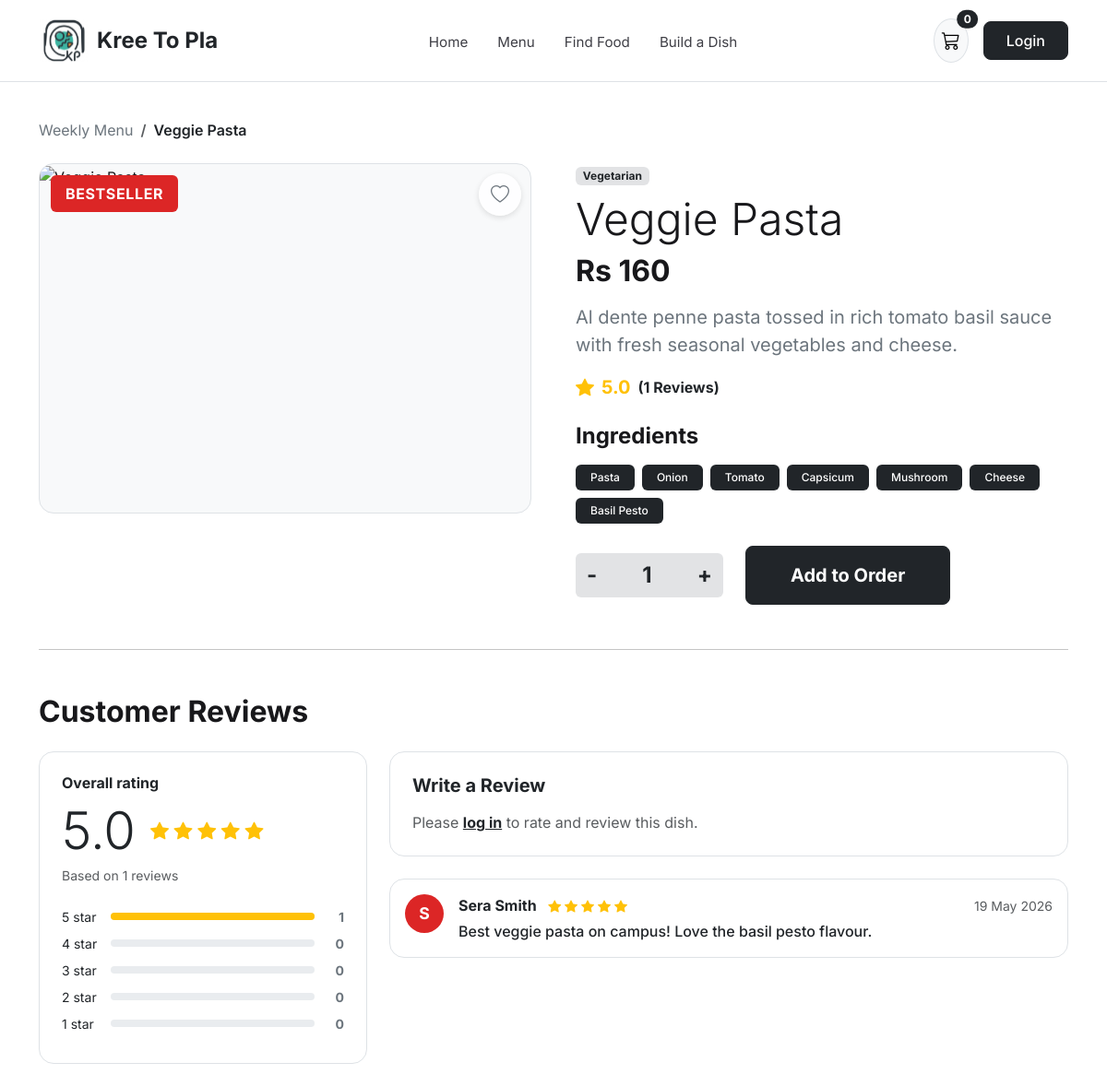
Page /dish.php?id=2 on the committed database.
### tables this page shows
CREATE TABLE Dish (
  dish_id     INT UNSIGNED AUTO_INCREMENT PRIMARY KEY,
  dish_name   VARCHAR(150) NOT NULL,
  description TEXT NULL,
  type        ENUM('Vegetarian', 'Vegan', 'Non-Vegetarian') NOT NULL,
  base_price  DECIMAL(10,2) NOT NULL,
  bestseller  BOOLEAN NOT NULL DEFAULT FALSE,
  image_url   VARCHAR(255) NULL,
  is_active   BOOLEAN NOT NULL DEFAULT TRUE,
  CONSTRAINT ck_dish_price CHECK (base_price >= 0)
);

CREATE TABLE Ingredient (
  ingredient_id   INT UNSIGNED AUTO_INCREMENT PRIMARY KEY,
  ingredient_name VARCHAR(150) NOT NULL,
  category        ENUM('Base', 'Protein', 'Vegetable', 'Sauce', 'Other') NOT NULL DEFAULT 'Vegetable',
  price           DECIMAL(10,2) NOT NULL DEFAULT 25.00,
  allergy_info    TEXT NULL,
  is_available    BOOLEAN NOT NULL DEFAULT TRUE,
  CONSTRAINT ck_ingredient_price CHECK (price >= 0)
);

CREATE TABLE Review (
  review_id   INT UNSIGNED AUTO_INCREMENT PRIMARY KEY,
  review_date DATETIME NOT NULL DEFAULT CURRENT_TIMESTAMP,
  rating      INT NOT NULL CHECK (rating BETWEEN 1 AND 5),
  comment     TEXT NULL,
  user_id     INT UNSIGNED NOT NULL,
  dish_id     INT UNSIGNED NOT NULL,
  is_visible  BOOLEAN NOT NULL DEFAULT TRUE,
  CONSTRAINT fk_review_customer
    FOREIGN KEY (user_id) REFERENCES Customer (user_id)
    ON DELETE CASCADE,
  CONSTRAINT fk_review_dish
    FOREIGN KEY (dish_id) REFERENCES Dish (dish_id)
    ON DELETE CASCADE
);

CREATE TABLE `User` (
  user_id       INT UNSIGNED AUTO_INCREMENT PRIMARY KEY,
  name          VARCHAR(100) NOT NULL,
  email         VARCHAR(254) NOT NULL UNIQUE,
  phone         VARCHAR(25) NULL,
  password_hash VARCHAR(255) NOT NULL,
  created_at    DATETIME NOT NULL DEFAULT CURRENT_TIMESTAMP
);

### includes/security.php (called while the page is built, shortened)
<?php
function e(mixed $value): string
{
    return htmlspecialchars((string) ($value ?? ''), ENT_QUOTES | ENT_SUBSTITUTE, 'UTF-8');
}
function isLoggedIn(): bool
{
    return !empty($_SESSION['user_id']);
}

### dish.php (the view, shortened to what this page needs)
<?php
require_once __DIR__ . '/includes/security.php';
$dishId = filter_input(INPUT_GET, 'id', FILTER_VALIDATE_INT) ?: 1;
$stmt = $pdo->prepare('
    SELECT d.*, COALESCE(mi.price, d.base_price) AS display_price
    FROM Dish d
    LEFT JOIN Menu m ON m.is_published = TRUE
    LEFT JOIN Menu_item mi ON d.dish_id = mi.dish_id AND mi.menu_id = m.menu_id
    WHERE d.dish_id = :did AND d.is_active = TRUE
    ORDER BY m.week_start DESC
    LIMIT 1
');
$stmt->execute([':did' => $dishId]);
$dish = $stmt->fetch();
$ingStmt = $pdo->prepare('
    SELECT i.ingredient_name, i.allergy_info
    FROM Ingredient i
    INNER JOIN Dish_ingredient di ON i.ingredient_id = di.ingredient_id
    WHERE di.dish_id = :did
');
$ingStmt->execute([':did' => $dishId]);
$ingredients = $ingStmt->fetchAll();
$isFav = false;
$revStmt = $pdo->prepare('
    SELECT r.review_id, r.rating, r.comment, r.review_date, u.name AS reviewer_name
    FROM Review r
    INNER JOIN `User` u ON r.user_id = u.user_id
    WHERE r.dish_id = :did AND r.is_visible = TRUE
    ORDER BY r.review_date DESC
');
$revStmt->execute([':did' => $dishId]);
$reviews = $revStmt->fetchAll();
$totalReviews = count($reviews);
$starCounts   = [5 => 0, 4 => 0, 3 => 0, 2 => 0, 1 => 0];
$sumRatings   = 0;
foreach ($reviews as $rev) {
    $r = (int) $rev['rating'];
    if (isset($starCounts[$r])) {
        $starCounts[$r]++;
    }
    $sumRatings += $r;
}
$avgRating = $totalReviews > 0 ? round($sumRatings / $totalReviews, 1) : 0.0;
require_once __DIR__ . '/includes/header.php';
?>
<div class="container py-4">
    <nav aria-label="breadcrumb" class="mb-4">
        <ol class="breadcrumb small">
            <li class="breadcrumb-item"><a href="menu.php" class="text-secondary text-decoration-none">Weekly Menu</a></li>
            <li class="breadcrumb-item active text-dark fw-semibold" aria-current="page"><?= e($dish['dish_name']) ?></li>
        </ol>
    </nav>
    <div class="row g-5 align-items-start mb-5 kp-qty-scope">
        <div class="col-lg-6">
            <div class="position-relative rounded-4 overflow-hidden border bg-light" style="height: 380px;">
                <?php if ($dish['bestseller']): ?>
                    <span class="kp-bestseller-badge fs-6 px-3 py-2">BESTSELLER</span>
                <?php endif; ?>
                <form method="POST" action="process_action.php">
                    <button type="submit" class="kp-fav-btn" style="width:46px;height:46px;" title="<?= $isFav ? 'Remove from favourites' : 'Save to favourites' ?>" aria-label="Toggle favourite">
                        <i class="bi <?= $isFav ? 'bi-heart-fill text-danger' : 'bi-heart text-secondary' ?> fs-5"></i>
                    </button>
                </form>
            </div>
        </div>
        <div class="col-lg-6">
            <span class="badge bg-secondary-subtle text-dark mb-2"><?= e($dish['type']) ?></span>
            <h1 class="fw-extrabold display-5 mb-2"><?= e($dish['dish_name']) ?></h1>
            <h2 class="fw-bold mb-3">Rs <?= number_format((float) $dish['display_price'], 0) ?></h2>
            <p class="fs-5 text-secondary mb-3"><?= e($dish['description']) ?></p>
            <div class="d-flex align-items-center gap-2 mb-4">
                <i class="bi bi-star-fill text-warning fs-5"></i>
                <span class="fw-bold fs-5 text-warning"><?= number_format($avgRating, 1) ?></span>
                <a href="#reviews" class="text-dark fw-bold text-decoration-none">(<?= $totalReviews ?> Reviews)</a>
            </div>
            <h4 class="fw-bold mb-3">Ingredients</h4>
            <div class="d-flex flex-wrap gap-2 mb-4">
                <?php foreach ($ingredients as $ing): ?>
                    <span class="badge bg-dark text-white px-3 py-2 rounded-2 fw-medium">
                        <?= e($ing['ingredient_name']) ?>
                    </span>
                <?php endforeach; ?>
            </div>
            <form method="POST" action="process_action.php" class="d-flex flex-wrap align-items-center gap-4 mt-4">
                <div class="input-group kp-qty-box" style="width: 160px;">
                    <button type="button" class="btn btn-secondary bg-secondary-subtle text-dark border-0 fw-bold fs-4 js-qty-step" data-step="-1">-</button>
                    <input type="text" name="quantity" class="form-control text-center fw-bold fs-4 bg-secondary-subtle border-0 js-dish-qty" value="1" readonly>
                    <button type="button" class="btn btn-secondary bg-secondary-subtle text-dark border-0 fw-bold fs-4 js-qty-step" data-step="1">+</button>
                </div>
                <button type="submit" class="btn btn-dark btn-lg px-5 py-3 rounded-3 fw-bold">Add to Order</button>
            </form>
        </div>
    </div>
    <hr class="my-5" id="reviews">
    <h2 class="fw-bold mb-4">Customer Reviews</h2>
    <div class="row g-4">
        <div class="col-lg-4">
            <div class="card border rounded-4 p-4 h-100">
                <h6 class="fw-bold mb-2">Overall rating</h6>
                <div class="d-flex align-items-center gap-3 mb-1">
                    <span class="display-4 fw-extrabold"><?= number_format($avgRating, 1) ?></span>
                    <div class="text-warning fs-5">
                        <?php for ($i = 1; $i <= 5; $i++): ?>
                            <i class="bi <?= $i <= round($avgRating) ? 'bi-star-fill' : 'bi-star' ?>"></i>
                        <?php endfor; ?>
                    </div>
                </div>
                <p class="text-muted small mb-4">Based on <?= $totalReviews ?> reviews</p>
                <?php for ($star = 5; $star >= 1; $star--):
                    $cnt = $starCounts[$star];
                    $pct = $totalReviews > 0 ? round(($cnt / $totalReviews) * 100) : 0;
                ?>
                    <div class="d-flex align-items-center gap-2 mb-2 small">
                        <span style="width: 45px;"><?= $star ?> star</span>
                        <div class="progress flex-grow-1" style="height: 8px;">
                            <div class="progress-bar bg-warning" role="progressbar" style="width: <?= $pct ?>%"></div>
                        </div>
                        <span class="fw-bold text-secondary" style="width: 24px; text-align:right;"><?= $cnt ?></span>
                    </div>
                <?php endfor; ?>
            </div>
        </div>
        <div class="col-lg-8">
            <div class="card border rounded-4 p-4 mb-4">
                <h5 class="fw-bold mb-3">Write a Review</h5>
                <?php if (isLoggedIn()): ?>
                    <form method="POST" action="dish.php?id=<?= (int) $dish['dish_id'] ?>">
                        <?= csrfInput() ?>
                        <input type="hidden" name="form_action" value="submit_review">
                        <div class="mb-3">
                            <label class="form-label small text-muted d-block">Your rating</label>
                            <div class="d-flex gap-3">
                                <?php for ($s = 5; $s >= 1; $s--): ?>
                                    <div class="form-check form-check-inline">
                                        <input class="form-check-input" type="radio" name="rating" id="star<?= $s ?>" value="<?= $s ?>" <?= $s === 5 ? 'checked' : '' ?>>
                                        <label class="form-check-label fw-semibold" for="star<?= $s ?>">
                                            <?= $s ?> <i class="bi bi-star-fill text-warning"></i>
                                        </label>
                                    </div>
                                <?php endfor; ?>
                            </div>
                        </div>
                        <div class="mb-3">
                            <textarea name="comment" rows="3" class="form-control" placeholder="Share your experience with this dish..." required></textarea>
                        </div>
                        <button type="submit" class="btn btn-dark px-4 py-2 fw-semibold">Submit Review</button>
                    </form>
                <?php else: ?>
                    <p class="text-muted mb-0">Please <a href="auth.php" class="fw-bold text-dark">log in</a> to rate and review this dish.</p>
                <?php endif; ?>
            </div>
            <?php if (empty($reviews)): ?>
                <div class="text-muted">No reviews yet for this dish. Be the first to review!</div>
            <?php else: ?>
                <?php
                $avatarColors = ['#dc2626', '#2563eb', '#059669', '#7c3aed', '#d97706'];
                foreach ($reviews as $idx => $rev):
                    $initial = strtoupper(substr(trim($rev['reviewer_name']), 0, 1));
                    $bgColor = $avatarColors[$idx % count($avatarColors)];
                ?>
                    <div class="card border rounded-4 p-3 mb-3">
                        <div class="d-flex align-items-start gap-3">
                            <div class="kp-review-avatar" style="background-color: <?= $bgColor ?>;">
                                <?= e($initial) ?>
                            </div>
                            <div class="flex-grow-1">
                                <div class="d-flex justify-content-between align-items-center mb-1">
                                    <div>
                                        <strong class="me-2"><?= e($rev['reviewer_name']) ?></strong>
                                        <span class="text-warning small">
                                            <?php for ($i = 1; $i <= 5; $i++): ?>
                                                <i class="bi <?= $i <= (int) $rev['rating'] ? 'bi-star-fill' : 'bi-star' ?>"></i>
                                            <?php endfor; ?>
                                        </span>
                                    </div>
                                    <small class="text-muted"><?= e(date('d M Y', strtotime($rev['review_date']))) ?></small>
                                </div>
                                <p class="mb-0 fw-medium"><?= e($rev['comment']) ?></p>
                            </div>
                        </div>
                    </div>
                <?php endforeach; ?>
            <?php endif; ?>
        </div>
    </div>
</div>
<?php require_once __DIR__ . '/includes/footer.php'; ?>

### assets/css/style.css (style rules this page uses)
:root { --kp-black: #18181b; --kp-gray-bg: #d9d9d9; --kp-light-bg: #f4f4f5; --kp-accent-teal: #2dd4bf; --kp-accent-red: #dc2626; --kp-accent-amber: #d97706; --kp-purple: #6d5acd; }
body { font-family: 'Inter', -apple-system, BlinkMacSystemFont, sans-serif; color: var(--kp-black); background-color: #ffffff; }
.kp-fav-btn { position: absolute; top: 10px; right: 10px; width: 36px; height: 36px; border-radius: 50%; background: rgba(255, 255, 255, 0.92); border: none; display: inline-flex; align-items: center; justify-content: center; cursor: pointer; box-shadow: 0 2px 6px rgba(0,0,0,0.12); transition: transform 0.15s ease; }
.kp-bestseller-badge { position: absolute; top: 12px; left: 12px; background-color: var(--kp-accent-red); color: #fff; font-weight: 700; font-size: 0.75rem; padding: 4px 10px; border-radius: 6px; letter-spacing: 0.04em; }
.kp-review-avatar { width: 42px; height: 42px; border-radius: 50%; font-weight: 700; font-size: 1.1rem; color: #fff; display: inline-flex; align-items: center; justify-content: center; flex-shrink: 0; }

### rows in the picture
dish: dish_name "Veggie Pasta", type "Vegetarian", description "Al dente penne pasta tossed in rich tomato basil sauce with fresh seasonal vegetables and cheese."
ingredient: ingredient_name "Pasta"
ingredient: ingredient_name "Onion"
ingredient: ingredient_name "Tomato"
ingredient: ingredient_name "Capsicum"
ingredient: ingredient_name "Mushroom"
ingredient: ingredient_name "Cheese"
ingredient: ingredient_name "Basil Pesto"
review: user.name "S", user.name "Sera Smith", rating 5 (drawn), review_date "19 May 2026", comment "Best veggie pasta on campus! Love the basil pesto flavour."

### other values in the picture
$cartCount "0"
$dish['display_price'] "160"
$avgRating "5.0"
$totalReviews "1"
$cnt "1"
$cnt "0"
